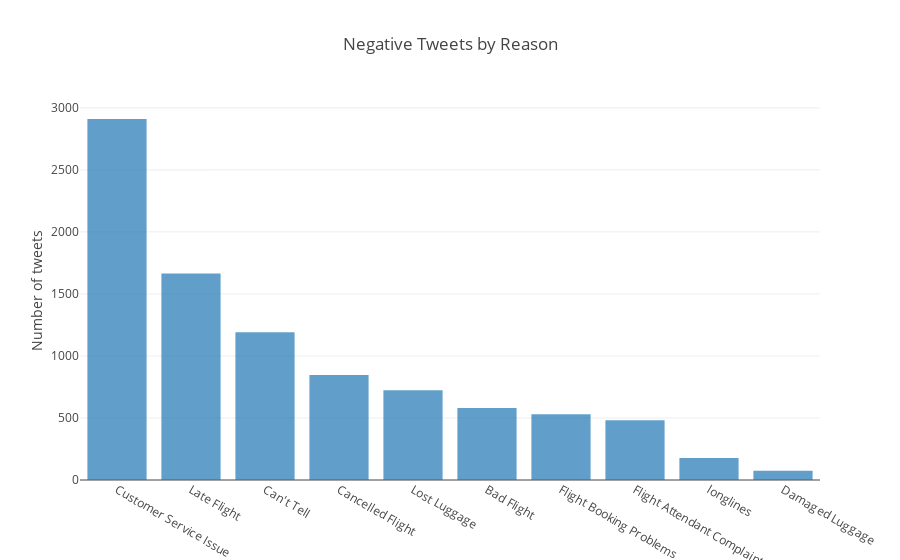

Write notebook code for a chart like this one.
### Code cell
# Plots the complaint reasons, and their frequency
# (It might be nice to somehow show how common each reason is for each airline)

# The input is the number of negative tweets by reason
data = [go.Bar(
    x = airline_tweets.negativereason.value_counts().index,
    y = airline_tweets.negativereason.value_counts(),
    opacity = 0.7
)]

# Create the layout
layout = go.Layout(
    title = 'Negative Tweets by Reason',
    yaxis = dict(title='Number of tweets')
)

fig = go.Figure(data = data, layout = layout)
py.offline.iplot(fig, filename='cufflinks/simple')

### Figure 1 — Plotly figure (JSON) as saved in the notebook; plotly's stock layout.template omitted (floating-point values rounded to 4 significant figures)
{"data": [{"opacity": 0.7, "type": "bar", "uid": "aaa34723-53be-48fc-b04b-e4f1551ba219", "x": ["Customer Service Issue", "Late Flight", "Can't Tell", "Cancelled Flight", "Lost Luggage", "Bad Flight", "Flight Booking Problems", "Flight Attendant Complaints", "longlines", "Damaged Luggage"], "y": [2910, 1665, 1190, 847, 724, 580, 529, 481, 178, 74]}], "layout": {"title": "Negative Tweets by Reason", "yaxis": {"title": "Number of tweets"}}}
